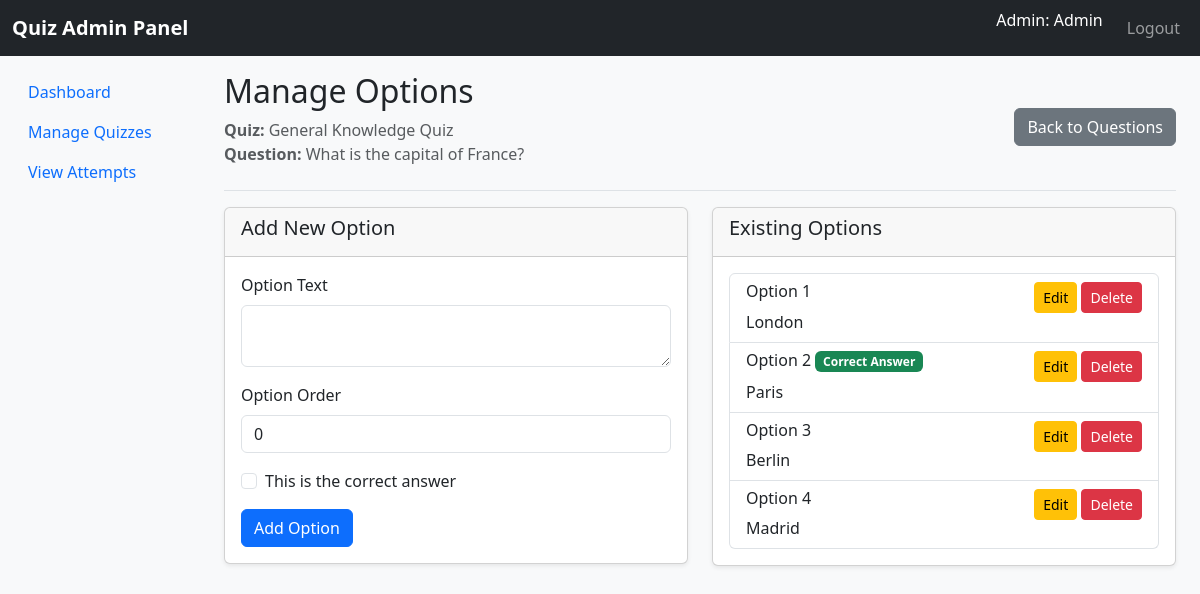
Screenshot of /admin/options.php?question_id=1 (signed in) with the database file from the repository.
### tables this page shows
CREATE TABLE `questions` (
  `id` int(11) NOT NULL,
  `quiz_id` int(11) NOT NULL,
  `question_text` text NOT NULL,
  `question_order` int(11) NOT NULL DEFAULT 0,
  `created_at` timestamp NOT NULL DEFAULT current_timestamp()
);

CREATE TABLE `quizzes` (
  `id` int(11) NOT NULL,
  `title` varchar(255) NOT NULL,
  `description` text DEFAULT NULL,
  `time_limit` int(11) NOT NULL COMMENT 'Time limit in minutes',
  `created_by` int(11) NOT NULL,
  `is_active` tinyint(1) DEFAULT 1,
  `created_at` timestamp NOT NULL DEFAULT current_timestamp(),
  `updated_at` timestamp NOT NULL DEFAULT current_timestamp() ON UPDATE current_timestamp()
);

CREATE TABLE `options` (
  `id` int(11) NOT NULL,
  `question_id` int(11) NOT NULL,
  `option_text` text NOT NULL,
  `is_correct` tinyint(1) DEFAULT 0,
  `option_order` int(11) NOT NULL DEFAULT 0,
  `created_at` timestamp NOT NULL DEFAULT current_timestamp()
);

### admin/options.php (the view, shortened to what this page needs)
<?php
$db = new Database();
$conn = $db->connect();
$question_id = isset($_GET['question_id']) ? intval($_GET['question_id']) : 0;
$question_query = "SELECT q.*, qz.id as quiz_id, qz.title as quiz_title
                   FROM questions q
                   JOIN quizzes qz ON q.quiz_id = qz.id
                   WHERE q.id = ?";
$stmt = $conn->prepare($question_query);
$stmt->bind_param("i", $question_id);
$stmt->execute();
$question_result = $stmt->get_result();
$question = $question_result->fetch_assoc();
$options_query = "SELECT * FROM options WHERE question_id = ? ORDER BY option_order, id";
$stmt = $conn->prepare($options_query);
$stmt->bind_param("i", $question_id);
$stmt->execute();
$options_result = $stmt->get_result();
include __DIR__ . '/../includes/header.php';
?>
<nav class="navbar navbar-expand-lg navbar-dark bg-dark">
    <div class="container-fluid">
        <a class="navbar-brand" href="<?php echo dirname($_SERVER['PHP_SELF']); ?>/dashboard.php">Quiz Admin Panel</a>
        <div class="collapse navbar-collapse" id="navbarNav">
            <ul class="navbar-nav ms-auto">
                <li class="nav-item">
                    <span class="navbar-text text-white me-3">Admin: <?php echo htmlspecialchars($_SESSION['name']); ?></span>
                </li>
                <li class="nav-item">
                    <a class="nav-link" href="<?php echo dirname(dirname($_SERVER['PHP_SELF'])); ?>/logout.php">Logout</a>
                </li>
            </ul>
        </div>
    </div>
</nav>
<div class="container-fluid">
    <div class="row">
        <nav class="col-md-2 d-md-block bg-light sidebar" style="min-height: calc(100vh - 56px);">
            <div class="position-sticky pt-3">
                <ul class="nav flex-column">
                    <li class="nav-item">
                        <a class="nav-link" href="<?php echo dirname($_SERVER['PHP_SELF']); ?>/dashboard.php">Dashboard</a>
                    </li>
                    <li class="nav-item">
                        <a class="nav-link active" href="<?php echo dirname($_SERVER['PHP_SELF']); ?>/quizzes.php">Manage Quizzes</a>
                    </li>
                    <li class="nav-item">
                        <a class="nav-link" href="<?php echo dirname($_SERVER['PHP_SELF']); ?>/attempts.php">View Attempts</a>
                    </li>
                </ul>
            </div>
        </nav>
        <main class="col-md-10 ms-sm-auto px-md-4">
            <div class="d-flex justify-content-between flex-wrap flex-md-nowrap align-items-center pt-3 pb-2 mb-3 border-bottom">
                <div>
                    <h1 class="h2">Manage Options</h1>
                    <p class="text-muted mb-0"><strong>Quiz:</strong> <?php echo htmlspecialchars($question['quiz_title']); ?></p>
                    <p class="text-muted"><strong>Question:</strong> <?php echo htmlspecialchars($question['question_text']); ?></p>
                </div>
                <a href="<?php echo dirname($_SERVER['PHP_SELF']); ?>/questions.php?quiz_id=<?php echo $question['quiz_id']; ?>" class="btn btn-secondary">Back to Questions</a>
            </div>
            <div class="row">
                <div class="col-md-6">
                    <div class="card mb-4">
                        <div class="card-header">
                            <h5>Add New Option</h5>
                        </div>
                        <div class="card-body">
                            <form method="POST" action="">
                                <div class="mb-3">
                                    <label for="option_text" class="form-label">Option Text</label>
                                    <textarea class="form-control" id="option_text" name="option_text" rows="2" required></textarea>
                                </div>
                                <div class="mb-3">
                                    <label for="option_order" class="form-label">Option Order</label>
                                    <input type="number" class="form-control" id="option_order" name="option_order" value="0" min="0">
                                </div>
                                <div class="mb-3 form-check">
                                    <input type="checkbox" class="form-check-input" id="is_correct" name="is_correct">
                                    <label class="form-check-label" for="is_correct">This is the correct answer</label>
                                </div>
                                <button type="submit" name="add_option" class="btn btn-primary">Add Option</button>
                            </form>
                        </div>
                    </div>
                </div>
                <div class="col-md-6">
                    <div class="card">
                        <div class="card-header">
                            <h5>Existing Options</h5>
                        </div>
                        <div class="card-body">
                            <?php if ($options_result->num_rows > 0): ?>
                                <div class="list-group">
                                    <?php $option_number = 1; ?>
                                    <?php while ($option = $options_result->fetch_assoc()): ?>
                                        <div class="list-group-item">
                                            <div class="d-flex justify-content-between align-items-start">
                                                <div style="flex: 1;">
                                                    <h6>Option <?php echo $option_number++; ?>
                                                        <?php if ($option['is_correct']): ?>
                                                            <span class="badge bg-success">Correct Answer</span>
                                                        <?php endif; ?>
                                                    </h6>
                                                    <p class="mb-0"><?php echo htmlspecialchars($option['option_text']); ?></p>
                                                </div>
                                                <div class="ms-3">
                                                    <a href="<?php echo dirname($_SERVER['PHP_SELF']); ?>/option_form.php?id=<?php echo $option['id']; ?>&question_id=<?php echo $question_id; ?>" class="btn btn-sm btn-warning">Edit</a>
                                                    <a href="<?php echo dirname($_SERVER['PHP_SELF']); ?>/delete_option.php?id=<?php echo $option['id']; ?>&question_id=<?php echo $question_id; ?>" class="btn btn-sm btn-danger" onclick="return confirm('Are you sure you want to delete this option?')">Delete</a>
                                                </div>
                                            </div>
                                        </div>
                                    <?php endwhile; ?>
                                </div>
                            <?php else: ?>
                                <div class="alert alert-warning">No options added yet. Please add at least one option.</div>
                            <?php endif; ?>
                        </div>
                    </div>
                </div>
            </div>
        </main>
    </div>
</div>
<?php
include __DIR__ . '/../includes/footer.php';
?>

### assets/css/custom.css (style rules this page uses)
:root { --color-answered: #28a745; --color-unanswered: #6c757d; --color-review: #fd7e14; --color-current: #007bff; }
.navbar-brand { font-weight: bold; }
.card { box-shadow: 0 0.125rem 0.25rem rgba(0, 0, 0, 0.075); margin-bottom: 1.5rem; }

### rows the page displays
questions: quiz.title "General Knowledge Quiz", question_text "What is the capital of France?"
options: option_text "London"
options: is_correct "Correct Answer", option_text "Paris"
options: option_text "Berlin"
options: option_text "Madrid"

### other values shown
$_SESSION['name'] "Admin"
